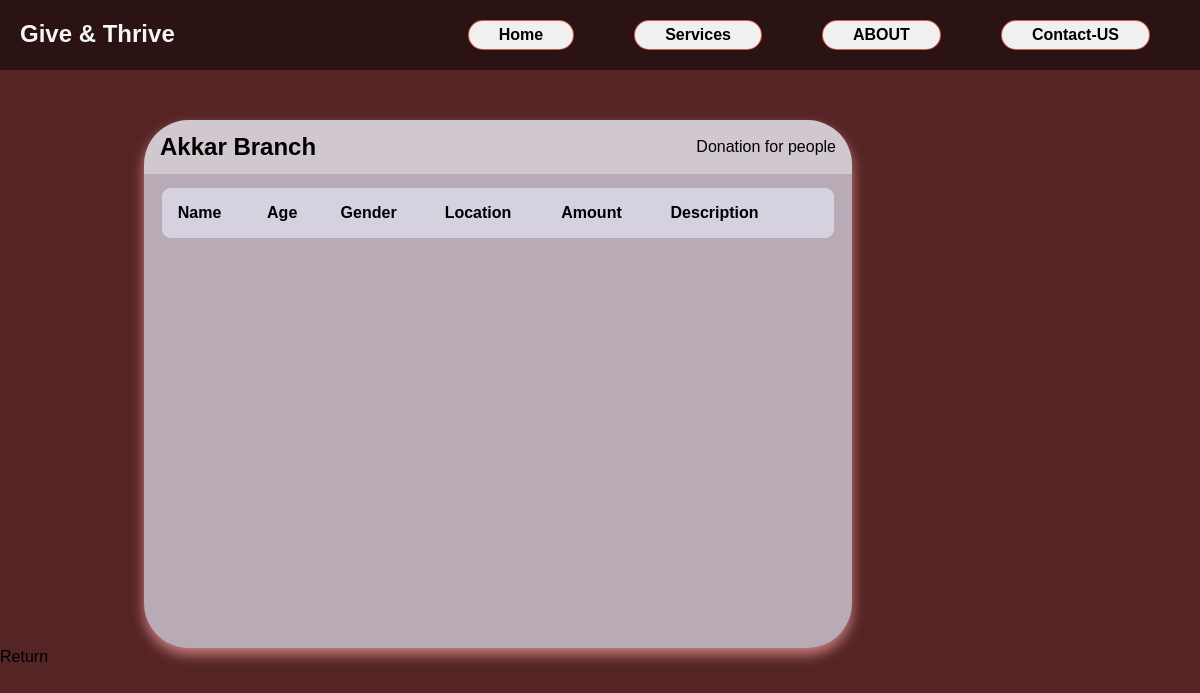
/phpcomponents/akkar/akkar.php, run on an earlier commit of the app's database.
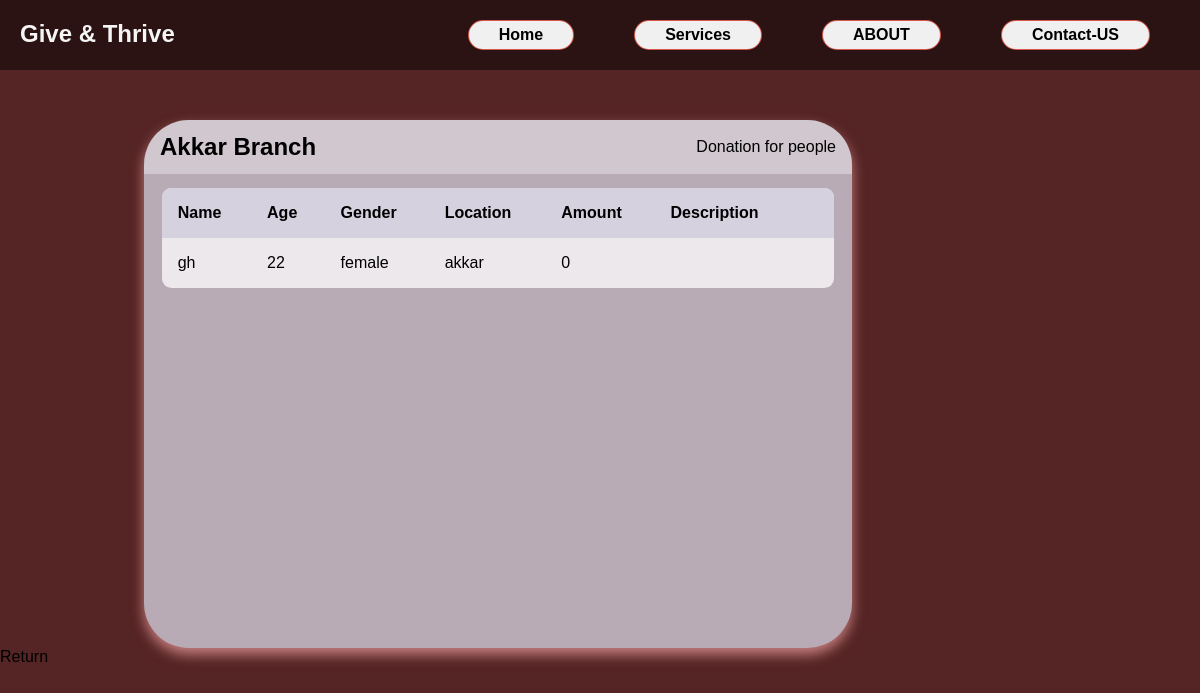
And on a later commit of the database.
### tables this page shows
CREATE TABLE addorphan (
  idorphan int(50) NOT NULL,
  nameorphan varchar(50) NOT NULL,
  age int(50) NOT NULL,
  gender varchar(50) NOT NULL,
  amount int(255) NOT NULL,
  description text NOT NULL,
  locationID int(11) NOT NULL
);

CREATE TABLE location (
  locationid int(11) NOT NULL,
  locationname varchar(30) NOT NULL
);

### phpcomponents/akkar/akkar.php (the view, shortened to what this page needs)
<?php
$servername = "localhost";
$username = "root";
$password = "";
$databasename = "orphan";
$conn = mysqli_connect($servername, $username, $password, $databasename);
?>
<!DOCTYPE html>
<html lang="en">
<head>
    <link rel="stylesheet" href="./akkarr.css">
</head>
<body>
        <nav class="navbar">
            <h1 class="logo"> Give & Thrive</h1>
            <ul class="nav-links">
                <li class="active"></i><a href="/userPages/profileUser.php"></i>Home</a</li>
                <li class="active"></i><a href="#"></a>Services</li>
                <li class="active"></i><a href="#"></a></i>ABOUT</li>
                <li class="active"><a href="../contactform/contact.php">Contact-US</a></li>
            </ul>
        </nav>
        <div class="container">
            <div class="table">
    <main class="table">
        <section class="table__header">
            <h1>Akkar Branch </h1>
            <a href="../donation.php">Donation for people </a>
        </section>
        <section class="table__body">
            <table>
                <thead>
                    <tr>
                        <th> Name </th>
                        <th> age </th>
                        <th> gender </th>
                        <th> Location</a></th>
                        <th> amount</th>
                        <th>description</th>
                        <th></th>
                    </tr>
                </thead>
                <tbody>
                    <?php
                    $sql = "SELECT addorphan.*, location.locationname
                    FROM addorphan
                    JOIN location ON addorphan.locationID = location.locationid
                    WHERE addorphan.locationID = 2";
                     $res = mysqli_query($conn ,$sql);
                    while($row = mysqli_fetch_array($res)){
                        echo "<tr>";
                        echo "<td>".$row['nameorphan']."</td>";
                        echo "<td>".$row['age']."</td>";
                        echo "<td>".$row['gender']."</td>";
                        echo "<td>".$row['locationname']."</td>";
                        echo "<td>".$row['amount']."</td>";
                        echo "<td>".$row['description']."</td>";
                    }
                    ?></tbody>
            </table>
        </section>
</main>
</div>
<a href ="/userPages/profileUser.php">Return</a>
</body>
</html>

What changed in the data, as far as the page shows it:
added addorphan: nameorphan "gh", age "22", gender "female", locationID.locationname "akkar", amount "0"
